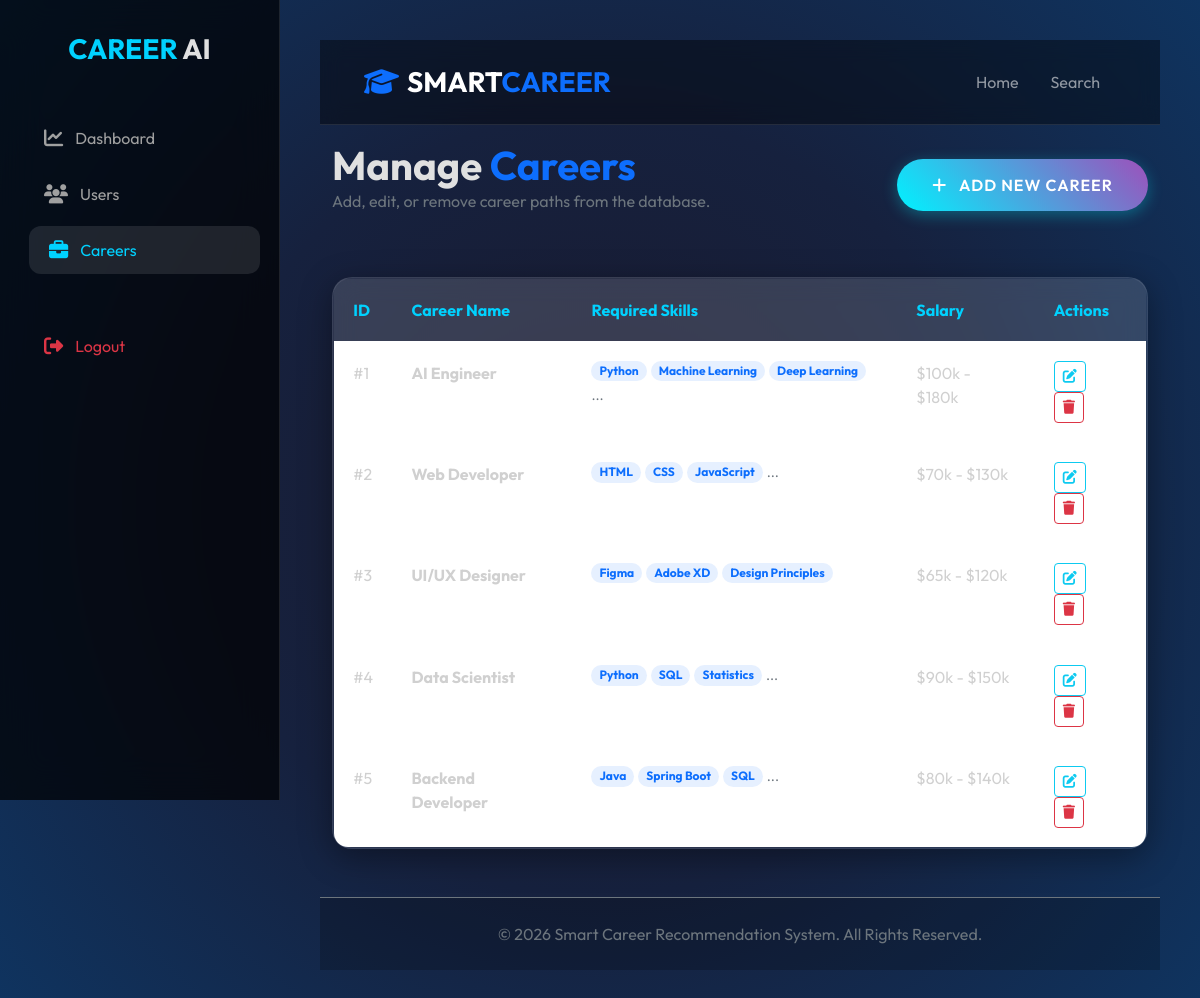
Screenshot of /admin/careers (signed in) with the database file from the repository.
### tables this page shows
CREATE TABLE careers (
        career_id INTEGER PRIMARY KEY AUTOINCREMENT,
        career_name TEXT NOT NULL,
        required_skills TEXT NOT NULL,
        salary TEXT,
        future_scope TEXT,
        companies_hiring TEXT,
        description TEXT
    );

### app.py (the view)
@app.route('/admin/careers')
def manage_careers():
    if not session.get('admin_logged_in'): return redirect(url_for('admin_login'))
    careers = execute_query("SELECT * FROM careers", fetch=True)
    return render_template('admin/manage_careers.html', careers=careers)

### app.py (called while the page is built)
@app.context_processor
def inject_now():
    from datetime import datetime
    return {'now': datetime.utcnow()}

### database.py (called while the page is built)
def get_db_connection():
    conn = sqlite3.connect(DB_PATH)
    conn.row_factory = sqlite3.Row
    return conn

def execute_query(query, params=None, fetch=False):
    conn = get_db_connection()
    cursor = conn.cursor()
    try:
        if params:
            cursor.execute(query, params)
        else:
            cursor.execute(query)
        if fetch:
            result = [dict(row) for row in cursor.fetchall()]
        else:
            conn.commit()
            result = cursor.lastrowid
        return result
    except Exception as e:
        print(f"Database Error: {e}")
        return [] if fetch else None
    finally:
        conn.close()

### templates/admin/manage_careers.html (shortened to what this page needs)
{% extends "layout.html" %}
{% block content %}
<div class="container-fluid">
    <div class="d-flex justify-content-between align-items-center mb-5 animate-up">
        <div>
            <h1 class="fw-bold mb-0">Manage <span class="text-primary">Careers</span></h1>
            <p class="text-secondary">Add, edit, or remove career paths from the database.</p>
        </div>
        <button class="btn btn-primary-custom" data-bs-toggle="modal" data-bs-target="#addCareerModal">
            <i class="fas fa-plus me-2"></i> Add New Career
        </button>
    </div>
    <div class="glass animate-up">
        <div class="table-responsive">
            <table class="table table-custom mb-0">
                <thead>
                    <tr>
                        <th>ID</th>
                        <th>Career Name</th>
                        <th>Required Skills</th>
                        <th>Salary</th>
                        <th>Actions</th>
                    </tr>
                </thead>
                <tbody>
                    {% for career in careers %}
                    <tr>
                        <td>#{{ career.career_id }}</td>
                        <td class="fw-bold">{{ career.career_name }}</td>
                        <td>
                            <div class="d-flex flex-wrap gap-1">
                                {% for skill in career.required_skills.split(',')[:3] %}
                                <span class="badge bg-primary bg-opacity-10 text-primary small p-1 px-2 rounded-pill">{{ skill.strip() }}</span>
                                {% endfor %}
                                {% if career.required_skills.split(',')|length > 3 %}
                                <span class="text-secondary small">...</span>
                                {% endif %}
                            </div>
                        </td>
                        <td>{{ career.salary }}</td>
                        <td>
                            <button class="btn btn-sm btn-outline-info me-2" data-bs-toggle="modal" data-bs-target="#editModal{{ career.career_id }}">
                                <i class="fas fa-edit"></i>
                            </button>
                            <a href="{{ url_for('delete_career', career_id=career.career_id) }}" class="btn btn-sm btn-outline-danger" onclick="return confirm('Are you sure?')">
                                <i class="fas fa-trash"></i>
                            </a>
                        </td>
                    </tr>
                    {% endfor %}
                </tbody>
            </table>
        </div>
    </div>
</div>
{% endblock %}

### templates/layout.html (shortened to what this page needs)
<!DOCTYPE html>
<html lang="en">
<head>
    <link href="https://cdn.jsdelivr.net/npm/bootstrap@5.3.0/dist/css/bootstrap.min.css" rel="stylesheet">
    <link rel="stylesheet" href="https://cdnjs.cloudflare.com/ajax/libs/font-awesome/6.4.0/css/all.min.css">
    <link rel="stylesheet" href="{{ url_for('static', filename='css/style.css') }}">
</head>
<body>
    {% if session.get('admin_logged_in') %}
    <div class="sidebar">
        <div class="mb-5 text-center">
            <h3 class="fw-bold"><span style="color: var(--primary);">CAREER</span> AI</h3>
        </div>
        <nav class="sidebar-nav">
            <a href="{{ url_for('admin_dashboard') }}" class="nav-link {{ 'active' if request.endpoint == 'admin_dashboard' }}">
                <i class="fas fa-chart-line"></i> Dashboard
            </a>
            <a href="{{ url_for('manage_users') }}" class="nav-link {{ 'active' if request.endpoint == 'manage_users' }}">
                <i class="fas fa-users"></i> Users
            </a>
            <a href="{{ url_for('manage_careers') }}" class="nav-link {{ 'active' if request.endpoint == 'manage_careers' }}">
                <i class="fas fa-briefcase"></i> Careers
            </a>
            <a href="{{ url_for('logout') }}" class="nav-link mt-5 text-danger">
                <i class="fas fa-sign-out-alt"></i> Logout
            </a>
        </nav>
    </div>
    {% endif %}
    <div class="{{ 'main-content' if session.get('admin_logged_in') else '' }}">
        <nav class="navbar navbar-expand-lg navbar-dark sticky-top">
            <div class="container">
                <a class="navbar-brand fw-bold fs-3" href="{{ url_for('index') }}">
                    <i class="fas fa-graduation-cap text-primary me-2"></i>SMART<span class="text-primary">CAREER</span>
                </a>
                <div class="collapse navbar-collapse" id="navbarNav">
                    <ul class="navbar-nav ms-auto align-items-center">
                        <li class="nav-item"><a class="nav-link mx-2" href="{{ url_for('index') }}">Home</a></li>
                        <li class="nav-item"><a class="nav-link mx-2" href="{{ url_for('search') }}">Search</a></li>
                    </ul>
                </div>
            </div>
        </nav>
        {% block content %}{% endblock %}
        <footer class="mt-5 py-4 border-top border-secondary text-center" style="background: rgba(0,0,0,0.2);">
            <div class="container">
                <p class="mb-0 text-secondary">&copy; {{ now.year }} Smart Career Recommendation System. All Rights Reserved.</p>
            </div>
        </footer>
    </div>
</body>
</html>

### static/css/style.css (style rules this page uses)
:root { --bg-color: #050505; --card-bg: rgba(255, 255, 255, 0.05); --primary: #00d2ff; --secondary: #9d50bb; --text-color: #e0e0e0; --accent: #3a1c71; --glass-border: rgba(255, 255, 255, 0.1); --neon-blue: #00f2ff; --neon-purple: #bc13fe; }
body { font-family: 'Outfit', sans-serif; background: radial-gradient(circle at 50% 50%, #1a1a2e 0%, #16213e 50%, #0f3460 100%); background-attachment: fixed; color: var(--text-color); min-height: 100vh; margin: 0; overflow-x: hidden; }
.glass { background: var(--card-bg); backdrop-filter: blur(12px); -webkit-backdrop-filter: blur(12px); border: 1px solid var(--glass-border); border-radius: 20px; box-shadow: 0 8px 32px 0 rgba(0, 0, 0, 0.37); }
.navbar { background: rgba(0, 0, 0, 0.4); backdrop-filter: blur(10px); border-bottom: 1px solid var(--glass-border); padding: 1rem 2rem; }
.sidebar { height: 100vh; width: 280px; position: fixed; top: 0; left: 0; background: rgba(0, 0, 0, 0.7); backdrop-filter: blur(20px); border-right: 1px solid var(--glass-border); padding: 2rem 1.5rem; z-index: 1000; transition: all 0.4s cubic-bezier(0.4, 0, 0.2, 1); }
.sidebar-nav .nav-link { color: #a0a0a0; padding: 12px 20px; border-radius: 12px; margin-bottom: 8px; display: flex; align-items: center; gap: 12px; transition: all 0.3s; }
.sidebar-nav .nav-link:hover, .sidebar-nav .nav-link.active { background: rgba(255, 255, 255, 0.1); color: var(--primary); transform: translateX(5px); }
.sidebar-nav .nav-link i { font-size: 1.2rem; }
.main-content { margin-left: 280px; padding: 2.5rem; transition: all 0.4s; }
.btn-primary-custom { background: linear-gradient(45deg, var(--neon-blue), var(--secondary)); border: none; padding: 14px 35px; border-radius: 50px; color: white; font-weight: 600; transition: all 0.3s; box-shadow: 0 4px 15px rgba(0, 242, 255, 0.3); text-transform: uppercase; letter-spacing: 1px; }
.table-custom { background: var(--card-bg); border-radius: 15px; overflow: hidden; border: 1px solid var(--glass-border); }
.table-custom th { background: rgba(255, 255, 255, 0.05); color: var(--primary); padding: 1.2rem; border: none; }
.table-custom td { padding: 1.2rem; border-bottom: 1px solid var(--glass-border); color: #d0d0d0; }
.animate-up { animation: fadeInUp 0.8s cubic-bezier(0.4, 0, 0.2, 1) forwards; }

### rows the page displays
careers: career_id "1", career_name "AI Engineer", strip "Python" "Machine Learning" "Deep Learning", salary "$100k - $180k"
careers: career_id "2", career_name "Web Developer", strip "HTML" "CSS" "JavaScript", salary "$70k - $130k"
careers: career_id "3", career_name "UI/UX Designer", strip "Figma" "Adobe XD" "Design Principles", salary "$65k - $120k"
careers: career_id "4", career_name "Data Scientist", strip "Python" "SQL" "Statistics", salary "$90k - $150k"
careers: career_id "5", career_name "Backend Developer", strip "Java" "Spring Boot" "SQL", salary "$80k - $140k"
